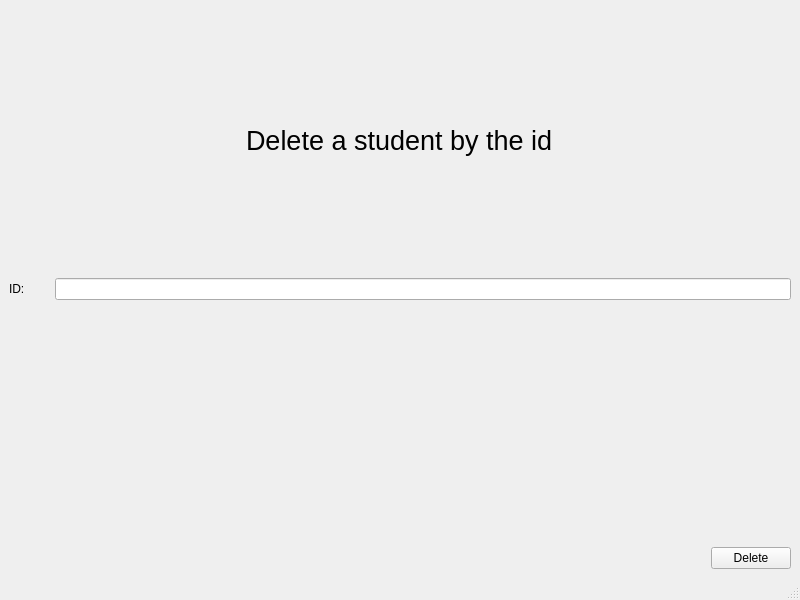
<?xml version="1.0" encoding="UTF-8"?>
<ui version="4.0">
 <class>MainWindow</class>
 <widget class="QMainWindow" name="MainWindow">
  <property name="geometry">
   <rect>
    <x>0</x>
    <y>0</y>
    <width>800</width>
    <height>600</height>
   </rect>
  </property>
  <property name="windowTitle">
   <string>MainWindow</string>
  </property>
  <widget class="QWidget" name="centralwidget">
   <layout class="QVBoxLayout" name="verticalLayout_4">
    <item>
     <layout class="QVBoxLayout" name="verticalLayout">
      <item alignment="Qt::AlignHCenter">
       <widget class="QLabel" name="label">
        <property name="font">
         <font>
          <pointsize>20</pointsize>
         </font>
        </property>
        <property name="text">
         <string>Delete a student by the id</string>
        </property>
       </widget>
      </item>
     </layout>
    </item>
    <item>
     <layout class="QFormLayout" name="formLayout">
      <item row="0" column="0">
       <widget class="QLabel" name="label_2">
        <property name="text">
         <string>ID:</string>
        </property>
       </widget>
      </item>
      <item row="0" column="1">
       <widget class="QLineEdit" name="id_text">
        <property name="text">
         <string/>
        </property>
       </widget>
      </item>
      <item row="1" column="0">
       <spacer name="horizontalSpacer">
        <property name="orientation">
         <enum>Qt::Horizontal</enum>
        </property>
        <property name="sizeType">
         <enum>QSizePolicy::Fixed</enum>
        </property>
        <property name="sizeHint" stdset="0">
         <size>
          <width>40</width>
          <height>60</height>
         </size>
        </property>
       </spacer>
      </item>
      <item row="2" column="0">
       <spacer name="horizontalSpacer_2">
        <property name="orientation">
         <enum>Qt::Horizontal</enum>
        </property>
        <property name="sizeHint" stdset="0">
         <size>
          <width>40</width>
          <height>60</height>
         </size>
        </property>
       </spacer>
      </item>
     </layout>
    </item>
    <item>
     <layout class="QVBoxLayout" name="verticalLayout_3">
      <item alignment="Qt::AlignRight">
       <widget class="QPushButton" name="delete_2">
        <property name="text">
         <string>Delete</string>
        </property>
       </widget>
      </item>
     </layout>
    </item>
   </layout>
  </widget>
  <widget class="QMenuBar" name="menubar">
   <property name="geometry">
    <rect>
     <x>0</x>
     <y>0</y>
     <width>800</width>
     <height>22</height>
    </rect>
   </property>
  </widget>
  <widget class="QStatusBar" name="statusbar"/>
 </widget>
 <resources/>
 <connections/>
</ui>
